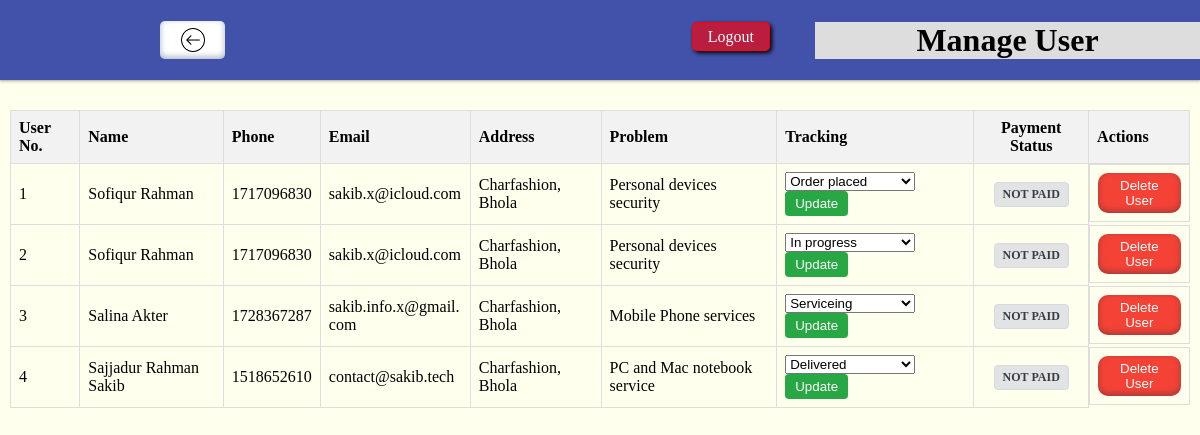
The page /admin/manageuser.php (signed in) on the database as committed earlier.
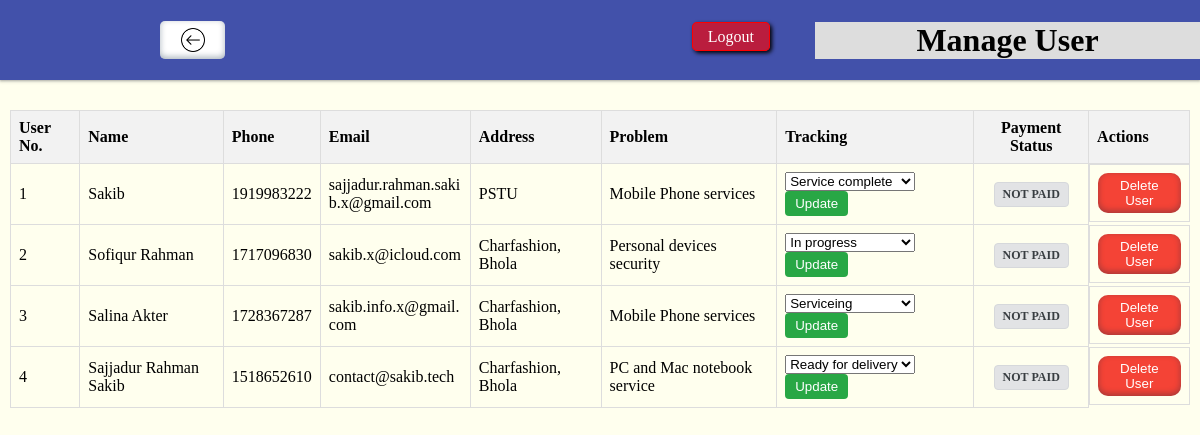
The same page on the database as committed later.
### tables this page shows
CREATE TABLE `reservation` (
  `id` int(100) NOT NULL,
  `name` varchar(32) NOT NULL,
  `address` varchar(50) NOT NULL,
  `phone` int(14) NOT NULL,
  `email` varchar(38) NOT NULL,
  `problem` varchar(100) NOT NULL,
  `description` varchar(500) NOT NULL,
  `submission_time` timestamp NOT NULL DEFAULT current_timestamp(),
  `tracking` varchar(20) DEFAULT NULL
);

### admin/manageuser.php (the view, shortened to what this page needs)
<!DOCTYPE html>
<html lang="en">
<head>
    <link rel="stylesheet" href="approval.css">
</head>
<body>
    <div class="contaner">
        <div class="navbar item">
            <div class="blank">
                <a href="./admin.php" class="btnhome"></a>
            </div>
            <h1>Manage User</h1>
            <div class="logout">
                <a href="">Logout</a>
            </div>
        </div>
        <div class="content item">
            <table>
                <thead>
                    <tr>
                        <th>User No.</th>
                        <th>Name</th>
                        <th>Phone</th>
                        <th>Email</th>
                        <th>Address</th>
                        <th>Problem</th>
                        <th>Tracking</th>
                        <th>Payment Status</th>
                        <th>Actions</th>
                    </tr>
                </thead>
                <tbody>
                    <?php
                    include 'config.php';
                    $sql = "SELECT r.*, p.transaction_id, p.amount, p.currency, p.status as payment_status, p.created_at as payment_date
                            FROM reservation r
                            LEFT JOIN payments p ON r.id = p.reservation_id
                            ORDER BY r.id DESC";
                    $result = mysqli_query($conn,$sql);
                    $no=1;
                    while($row=mysqli_fetch_assoc($result))
                    {
                        $payment_status = $row['payment_status'] ? $row['payment_status'] : 'Not Paid';
                        $status_class = '';
                        switch (strtolower($payment_status)) {
                            default:
                                $status_class = 'status-unpaid';
                        }
                        echo '<tr>
                        <td>'.$no.'</td>
                        <td>'.$row['name'].'</td>
                        <td>'.$row['phone'].'</td>
                        <td>'.$row['email'].'</td>
                        <td>'.$row['address'].'</td>
                        <td>'.$row['problem'].'</td>
                        <td>
                            <form method="post" action="" style="display:inline;">
                                <input type="hidden" name="trackingId" value="'.$row['id'].'">
                                <select name="trackingValue" style="width:130px;">
                                    <option value="Order placed"'.($row['tracking']==='Order placed'?' selected':'').'>Order placed</option>
                                    <option value="In progress"'.($row['tracking']==='In progress'?' selected':'').'>In progress</option>
                                    <option value="Serviceing"'.($row['tracking']==='Serviceing'?' selected':'').'>Serviceing</option>
                                    <option value="Service complete"'.($row['tracking']==='Service complete'?' selected':'').'>Service complete</option>
                                    <option value="Ready for delivery"'.($row['tracking']==='Ready for delivery'?' selected':'').'>Ready for delivery</option>
                                    <option value="Delivered"'.($row['tracking']==='Delivered'?' selected':'').'>Delivered</option>
                                </select>
                                <button type="submit" name="updatetrackingbtn" style="background-color: #28a745; color: white; border: none; padding: 5px 10px; border-radius: 4px; cursor: pointer;">Update</button>
                            </form>
                        </td>
                        <td><span class="payment-status '.$status_class.'">'.htmlspecialchars($payment_status).'</span></td>
                        <td class="actions">
                                <form method="post" action="">
                                    <input type="hidden" name="selectedId" value="'.$row['id'].'">
                                    <button class="delete btn" name="deletebtn"  onclick="return confirmDelete(\''.$row['name'].'\')">Delete User</button>
                                </form>
                            </td>
                    </tr>';
                    $no++;
                    }
                ?>
                </tbody>
            </table>
        </div>
    </div>
</body>
</html>

Rows that differ between the two databases and show on the page:
removed reservation: name "Sofiqur Rahman", phone "1717096830", email "sakib.x@icloud.com", address "Charfashion, Bhola", problem "Personal devices security", trackingValue "Order placed", payment_status "NOT PAID"
added reservation: name "Sakib", phone "1919983222", email "sajjadur.rahman.sakib.x@gmail.com", address "PSTU", problem "Mobile Phone services", trackingValue "Service complete", payment_status "NOT PAID"
changed reservation "Sajjadur Rahman Sakib": trackingValue "Delivered" → "Ready for delivery"
